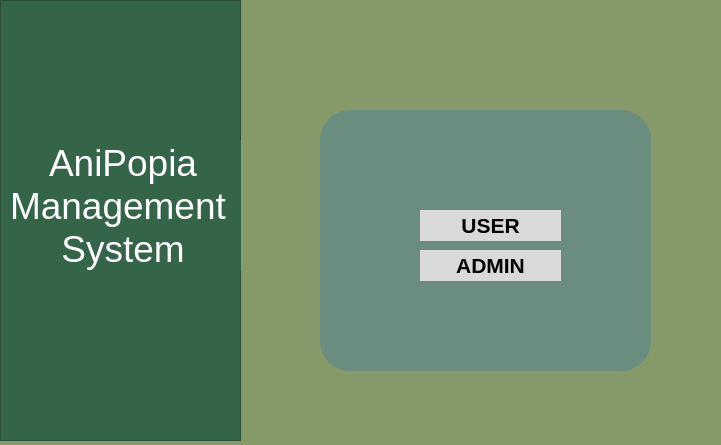
<?xml version="1.0" encoding="UTF-8"?>
<ui version="4.0">
 <class>Dialog</class>
 <widget class="QDialog" name="Dialog">
  <property name="geometry">
   <rect>
    <x>0</x>
    <y>0</y>
    <width>721</width>
    <height>445</height>
   </rect>
  </property>
  <property name="windowTitle">
   <string>Dialog</string>
  </property>
  <property name="styleSheet">
   <string notr="true">background-color: rgb(134, 153, 104);</string>
  </property>
  <widget class="QFrame" name="frame">
   <property name="geometry">
    <rect>
     <x>0</x>
     <y>0</y>
     <width>241</width>
     <height>441</height>
    </rect>
   </property>
   <property name="styleSheet">
    <string notr="true">background-color: rgb(53, 101, 72);</string>
   </property>
   <property name="frameShape">
    <enum>QFrame::StyledPanel</enum>
   </property>
   <property name="frameShadow">
    <enum>QFrame::Raised</enum>
   </property>
   <widget class="QLabel" name="label">
    <property name="geometry">
     <rect>
      <x>10</x>
      <y>140</y>
      <width>261</width>
      <height>131</height>
     </rect>
    </property>
    <property name="font">
     <font>
      <pointsize>28</pointsize>
      <weight>50</weight>
      <bold>false</bold>
     </font>
    </property>
    <property name="styleSheet">
     <string notr="true">color: rgb(255, 255, 255);</string>
    </property>
    <property name="text">
     <string>    AniPopia 
Management 
     System</string>
    </property>
   </widget>
  </widget>
  <widget class="QFrame" name="frame_2">
   <property name="geometry">
    <rect>
     <x>320</x>
     <y>110</y>
     <width>331</width>
     <height>261</height>
    </rect>
   </property>
   <property name="styleSheet">
    <string notr="true">background-color: rgb(107, 141, 127);

border-radius:30px;</string>
   </property>
   <property name="frameShape">
    <enum>QFrame::StyledPanel</enum>
   </property>
   <property name="frameShadow">
    <enum>QFrame::Raised</enum>
   </property>
   <widget class="QPushButton" name="PushButton_User">
    <property name="geometry">
     <rect>
      <x>100</x>
      <y>100</y>
      <width>141</width>
      <height>31</height>
     </rect>
    </property>
    <property name="font">
     <font>
      <pointsize>16</pointsize>
      <weight>75</weight>
      <bold>true</bold>
     </font>
    </property>
    <property name="styleSheet">
     <string notr="true">background-color: rgb(217, 217, 217);</string>
    </property>
    <property name="text">
     <string>USER</string>
    </property>
    <property name="icon">
     <iconset>
      <normaloff>../../Downloads/346132769_887451505655491_9031112267719968490_n.png</normaloff>../../Downloads/346132769_887451505655491_9031112267719968490_n.png</iconset>
    </property>
   </widget>
   <widget class="QPushButton" name="PushButton_Admin">
    <property name="geometry">
     <rect>
      <x>100</x>
      <y>140</y>
      <width>141</width>
      <height>31</height>
     </rect>
    </property>
    <property name="font">
     <font>
      <pointsize>16</pointsize>
      <weight>75</weight>
      <bold>true</bold>
     </font>
    </property>
    <property name="styleSheet">
     <string notr="true">background-color: rgb(217, 217, 217);</string>
    </property>
    <property name="text">
     <string>ADMIN</string>
    </property>
    <property name="icon">
     <iconset>
      <normaloff>../../Downloads/346132769_887451505655491_9031112267719968490_n.png</normaloff>../../Downloads/346132769_887451505655491_9031112267719968490_n.png</iconset>
    </property>
   </widget>
   <widget class="QLabel" name="label_2">
    <property name="geometry">
     <rect>
      <x>10</x>
      <y>10</y>
      <width>71</width>
      <height>41</height>
     </rect>
    </property>
    <property name="text">
     <string/>
    </property>
    <property name="pixmap">
     <pixmap resource="pic.qrc">:/newPrefix/346140605_258284316719104_7214206886356494076_n.png</pixmap>
    </property>
    <property name="scaledContents">
     <bool>true</bool>
    </property>
   </widget>
   <widget class="QLabel" name="label_3">
    <property name="geometry">
     <rect>
      <x>250</x>
      <y>210</y>
      <width>71</width>
      <height>41</height>
     </rect>
    </property>
    <property name="text">
     <string/>
    </property>
    <property name="pixmap">
     <pixmap resource="pic.qrc">:/newPrefix/346140605_258284316719104_7214206886356494076_n.png</pixmap>
    </property>
    <property name="scaledContents">
     <bool>true</bool>
    </property>
   </widget>
  </widget>
 </widget>
 <resources>
  <include location="pic.qrc"/>
 </resources>
 <connections/>
</ui>
